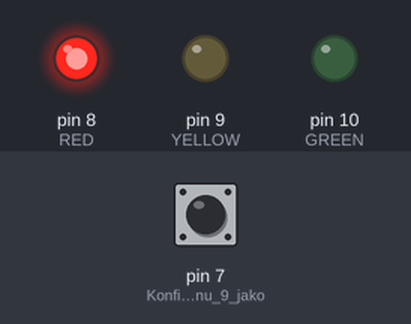
A sketch run on a simulated Arduino Uno, built with avr-gcc and run on an emulated ATmega328P. On the bench: output pins drawn as LEDs (lit = HIGH). The inputs (shaded band) are chosen by the test bench; at power-on: pin 7 (Konfiguracja_pinu_9_jako) HIGH.

Above: at 1.8 s.
1.9 s: pin 7 (Konfiguracja_pinu_9_jako) pulled LOW for 3.2 s
At 5.5 s:
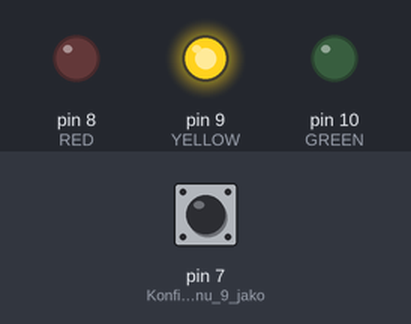
6.6 s: pin 7 (Konfiguracja_pinu_9_jako) pulled LOW for 0.15 s
At 7.8 s:
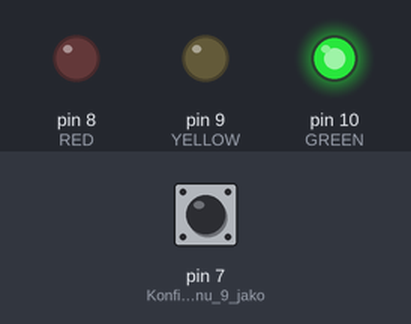
8.2 s: pin 7 (Konfiguracja_pinu_9_jako) pulled LOW for 1 s
At 9.2 s:
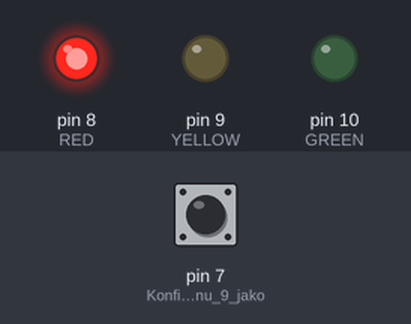
Timing chart, 0 to 11.2 s (numbered marks = the images above; inputs shaded):
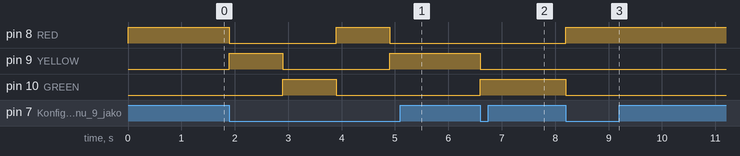

Measured:
- after the input at 1.9 s, pin 8 (RED): HIGH → LOW at once, → HIGH 2.0 s later, → LOW 1.0 s later; pin 9 (YELLOW): LOW → HIGH at once, → LOW 1.0 s later, → HIGH 2.0 s later; pin 10 (GREEN): LOW → HIGH after 1.0 s, → LOW 1.0 s later
- after the input at 6.6 s, pin 9 (YELLOW): HIGH → LOW at once; pin 10 (GREEN): LOW → HIGH at once
- after the input at 8.2 s, pin 8 (RED): LOW → HIGH at once; pin 10 (GREEN): HIGH → LOW at once

The sketch:

traffic_lights.ino
```cpp
void setup()
{

    pinMode(8, OUTPUT);  // RED
    pinMode(9, OUTPUT);  // YELLOW
    pinMode(10, OUTPUT); // GREEN

    pinMode(7, INPUT_PULLUP); //Konfiguracja pinu 9 jako wejście z przekaźnika

    digitalWrite(8, LOW);  // wyłączenie diody na pin8
    digitalWrite(9, LOW);  // wyłączenie diody na pin8
    digitalWrite(10, LOW); // wyłączenie diody na pin8
}

// Wersja 1
// void loop()
// {
//     digitalWrite(10, LOW);
//     digitalWrite(9, LOW);
//     digitalWrite(8, HIGH);

//     delay(1000);

//     digitalWrite(10, LOW);
//     digitalWrite(9, HIGH);
//     digitalWrite(8, LOW);

//     delay(1000);

//     digitalWrite(10, HIGH);
//     digitalWrite(9, LOW);
//     digitalWrite(8, LOW);

//     delay(1000);
// }

// Wersja 2
void loop()
{
    digitalWrite(10, LOW);
    digitalWrite(9, LOW);
    digitalWrite(8, HIGH);

    delay(1000);
    while (digitalRead(7) == HIGH)
    {
    }

    digitalWrite(10, LOW);
    digitalWrite(9, HIGH);
    digitalWrite(8, LOW);

    delay(1000);
    while (digitalRead(7) == HIGH)
    {
    }

    digitalWrite(10, HIGH);
    digitalWrite(9, LOW);
    digitalWrite(8, LOW);

    delay(1000);
    while (digitalRead(7) == HIGH)
    {
    }
}
```
